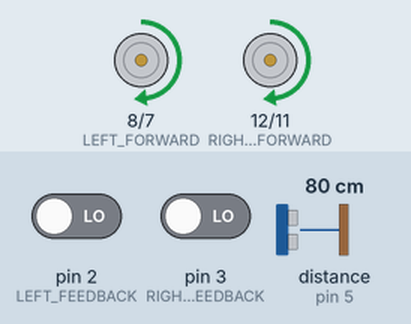
Simulated run of this sketch. Board: Arduino Uno, built with avr-gcc and run on an emulated ATmega328P. Parts: motor-driver pin pairs drawn as motors (green arrow = first pin HIGH = forward, orange = second pin HIGH = backward, longer = more drive, scaled by the enable pin). The inputs (shaded band) are chosen by the test bench; at power-on: distance to the obstacle (sensor on pin 5) 80 cm, pin 2 (LEFT_FEEDBACK) LOW, pin 3 (RIGHT_FEEDBACK) LOW. The echo pulse lasts 58.3 µs per cm; what the sketch prints to the serial monitor is not drawn.

Above: at 1.2 s.
1.3 s: distance to the obstacle (sensor on pin 5) set to 16 cm
4.3 s: distance to the obstacle (sensor on pin 5) set to 12 cm
At 6.4 s:
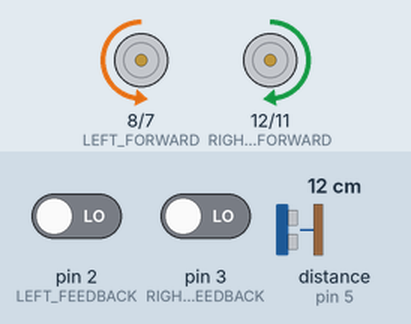
At 8.4 s:
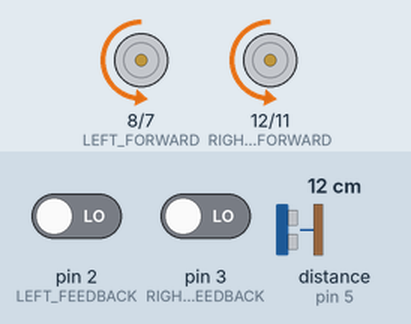
Timing chart, 0 to 13.3 s (numbered marks = the images above; inputs shaded):
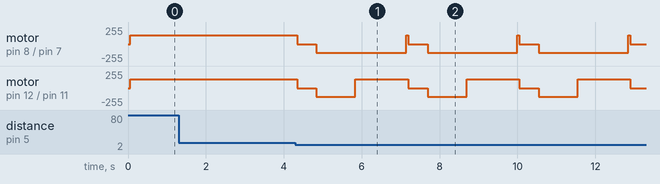

The sketch:

rover_code.ino
```cpp
#include <NewPing.h>

#define ECHO_PIN     5
#define TRIGGER_PIN  4
#define MAX_DISTANCE_IN_CM  200

const int LEFT_FEEDBACK = 2; // Pin numbers on Rover
const int RIGHT_FEEDBACK = 3;

volatile int leftMotorCounter = 0; // initiate counter to zero for start
volatile int rightMotorCounter = 0; // counter could always be reset
volatile int rightTurn = 130;
volatile int leftTurn = 130;
volatile int turns = 0;

const int RIGHT_FORWARD = 12;
const int RIGHT_REVERSE = 11;
const int RIGHT_ENABLE = 10;
const int LEFT_ENABLE = 9;
const int LEFT_FORWARD = 8;
const int LEFT_REVERSE = 7;

const int FORWARD_IN_MILLISECONDS = 5000;
const int STOP_IN_MILLISECONDS = 1000;
const int REVERSE_IN_MILLISECONDS = 2000;

const int DELAY_TURN = 2000;

const int COUNTS_PER_METRE = 435;

const int LEFT_TURN_SPEED = 130;
const int RIGHT_TURN_SPEED = 130;

const int AIRWAVE_DELAY = 50;

NewPing sonar(TRIGGER_PIN, ECHO_PIN, MAX_DISTANCE_IN_CM);

void setup()
{
  Serial.begin(115200);
  attachInterrupt(digitalPinToInterrupt(LEFT_FEEDBACK),LeftMotorISR,RISING);
  attachInterrupt(digitalPinToInterrupt(RIGHT_FEEDBACK),RightMotorISR,RISING);

  pinMode(RIGHT_FORWARD, OUTPUT);
  pinMode(LEFT_FORWARD, OUTPUT);

  pinMode(RIGHT_ENABLE, OUTPUT);
  pinMode(LEFT_ENABLE, OUTPUT);

  pinMode(RIGHT_REVERSE, OUTPUT);
  pinMode(LEFT_REVERSE, OUTPUT);

  sonar.ping_cm();
}

void loop()
{
  delay(AIRWAVE_DELAY);
  Serial.print("Ping: ");
  int distance = sonar.ping_cm();
  Serial.print(distance);
  Serial.print("cm");
  if (distance <= 13) {
    TurnOffMotors();
    delay(500);
    Reverse();
    delay(1000);
    QuickLeft();
    delay(1300);
  }
  MoveForward();
}
//Adjustment of the speed of each motor to make the Rover be able to go forwards straight
void AdjustSpeed()
{
  if (leftMotorCounter > rightMotorCounter){
    rightTurn = rightTurn + 1;
    analogWrite(RIGHT_ENABLE, rightTurn);
    leftTurn = leftTurn - 1;
    analogWrite(LEFT_ENABLE, leftTurn);

    Serial.print("Right Counter: ");
    Serial.println(rightMotorCounter);
    Serial.println("---------------");
    Serial.print("Right Turn: ");
    Serial.println(rightTurn);
  }
  else if (rightMotorCounter > leftMotorCounter){
    leftTurn = leftTurn + 1;
    analogWrite(LEFT_ENABLE,leftTurn);
    rightTurn = rightTurn - 1;
    analogWrite(RIGHT_ENABLE,rightTurn);

    Serial.print("Left Counter: ");
    Serial.println(leftMotorCounter);
    Serial.println("---------------");
    Serial.print("Left Turn: ");
    Serial.println(leftTurn);
  }
}
// Void for Moving Forwards
void MoveForward()
{
  TurnOnMotors();
  digitalWrite(RIGHT_REVERSE, LOW);
  digitalWrite(LEFT_REVERSE, LOW);

  digitalWrite(RIGHT_FORWARD, HIGH);
  digitalWrite(LEFT_FORWARD, HIGH);
}
// Void for going in Reverse
void Reverse()
{
  TurnOnMotors();

  digitalWrite(RIGHT_FORWARD, LOW);
  digitalWrite(LEFT_FORWARD, LOW);

  digitalWrite(RIGHT_REVERSE, HIGH);
  digitalWrite(LEFT_REVERSE, HIGH);
}
//Turns Off the Motors, full halt
void TurnOffMotors()
{
  analogWrite(RIGHT_ENABLE, 0);
  analogWrite(LEFT_ENABLE, 0);

  digitalWrite(RIGHT_FORWARD,LOW);
  digitalWrite(LEFT_FORWARD,LOW);

  digitalWrite(RIGHT_REVERSE,LOW);
  digitalWrite(LEFT_REVERSE,LOW);
}
//Turns right at a slight angle
void TurnRight()
{
  analogWrite(LEFT_ENABLE,200);
  analogWrite(RIGHT_ENABLE,160);

  //digitalWrite(RIGHT_FORWARD, HIGH);
  //digitalWrite(LEFT_FORWARD, LOW);
}

//Turns Left  at a slight angle
void TurnLeft()
{
  analogWrite(RIGHT_ENABLE,200);
  analogWrite(LEFT_ENABLE,160);
  //digitalWrite(LEFT_FORWARD, HIGH);
  //digitalWrite(RIGHT_FORWARD, LOW);
}

//Turns on the Motors via analog to set Turn Speed
void TurnOnMotors()
{
  analogWrite(LEFT_ENABLE, LEFT_TURN_SPEED);
  analogWrite(RIGHT_ENABLE, RIGHT_TURN_SPEED);

  //digitalWrite(RIGHT_ENABLE, HIGH);
  //digitalWrite(LEFT_ENABLE, HIGH);
}

void LeftMotorISR(){
  // adds one to the counter on each motor revolution
  leftMotorCounter++;
}
void RightMotorISR() {
  // adds one to the counter on each motor revolution
  rightMotorCounter++;
}
//Void turn Quickly To Left
void QuickLeft(){
  digitalWrite(LEFT_FORWARD, LOW);
  digitalWrite(RIGHT_REVERSE, LOW);

  digitalWrite(LEFT_REVERSE, HIGH);
  digitalWrite(RIGHT_FORWARD, HIGH);
}
```

Measured:
- the behaviour switches between 14 and 13 cm on distance to the obstacle (sensor on pin 5) (found by bisection; images 0 and 1)
- after the input at 1.3 s, every drawn part: stays the same
